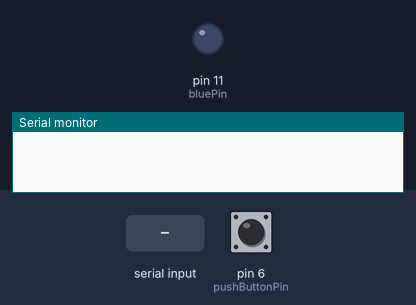
The sketch below on a simulated Arduino Uno, built with avr-gcc and run on an emulated ATmega328P. Shown: output pins drawn as LEDs (lit = HIGH), the last lines printed to the serial monitor. The test bench sets the inputs (shaded band); at power-on: pin 6 (pushButtonPin) HIGH. Pins used as bus, display or sensor lines are not drawn.

Above: at 1.2 s.
1.3 s: "LED OFF\n" received over the second serial link
At 1.6 s:
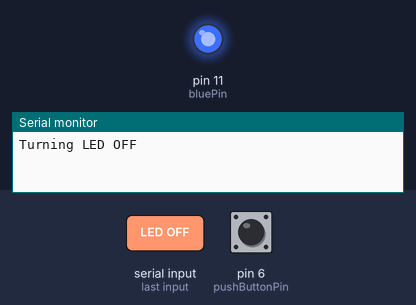
2.8 s: "LED Color#\n" received over the second serial link
At 4.0 s:
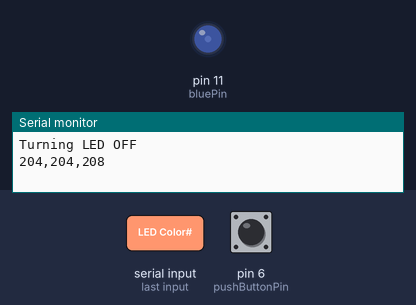
4.3 s: "LED OFF\n" received over the second serial link
At 5.1 s:
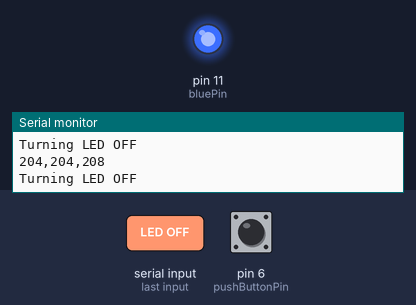
Timing chart, 0 to 7.3 s (numbered marks = the images above; inputs shaded):
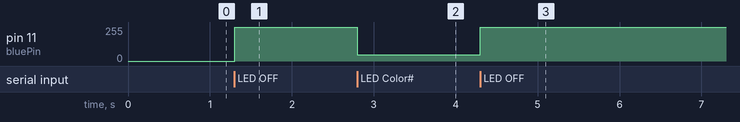

Measured:
- after the input at 1.3 s, pin 11 (bluePin): 0/255 → 255/255 at once
- after the input at 2.8 s, pin 11 (bluePin): 255/255 → 47/255 at once
- after the input at 4.3 s, pin 11 (bluePin): 47/255 → 255/255 at once

The sketch:

HM10_Bluetooth.ino
```cpp
#include <SoftwareSerial.h>

//Pins  ************************
//UART TO HM10 Module
const uint8_t bluRX_ardTXpin = 9;
const uint8_t bluTX_ardRXpin = 10;

//RGB LED
const uint8_t redPin = 9;
const uint8_t greenPin = 10;
const uint8_t bluePin = 11;
// Push Button
const uint8_t pushButtonPin = 6;

SoftwareSerial bluetooth(bluTX_ardRXpin, bluRX_ardTXpin);

//function prototypes
void checkBluetooth();

void setup() {
  bluetooth.begin(9600);
  Serial.begin(9600);
  pinMode(pushButtonPin, INPUT_PULLUP);
}

void loop() {

  checkBluetooth();//if something is coming at us


  if (!digitalRead(pushButtonPin)) {//send out
    bluetooth.print("Push Button");
    while (!digitalRead(pushButtonPin)) {}
    delay(20);
    bluetooth.print(" ");
  }


}

void checkBluetooth() {
  char charBuffer[20];//most we would ever see
  if (bluetooth.available() > 0) {
    int numberOfBytesReceived = bluetooth.readBytesUntil('\n', charBuffer, 19);
    charBuffer[numberOfBytesReceived] = NULL;
    //    Serial.print("Received: ");
    //    Serial.println(charBuffer);

    if (strstr(charBuffer, "LED OFF") == &charBuffer[0]) {
      Serial.println("Turning LED OFF");
      analogWrite(redPin, 255);
      analogWrite(greenPin, 255);
      analogWrite(bluePin, 255);

    } else if (strstr(charBuffer, "LED Color#") == &charBuffer[0]) {
      char hexColorString[10] = "";
      strcpy(hexColorString, &charBuffer[strlen("LED Color#")]);
      unsigned long colorInt = 0;
      //http://www.asciitable.com
      for (int i = 0; i < 6; i++) {
        if (hexColorString[i] < 97) { //number parts
          colorInt = colorInt + (((long)hexColorString[i] - 48) << ((5 - i) * 4));
        } else { //letter in hex parts
          colorInt = colorInt + (((long)hexColorString[i] - 97  + 10) << ((5 - i) * 4));
        }
      }

      //Serial.println(colorInt);
      byte redColor = colorInt >> (16);

      analogWrite(redPin, ~redColor);

      byte greenColor = colorInt >> (8);
      analogWrite(greenPin, ~greenColor);
      //Serial.println(greenColor);
      byte blueColor = colorInt;
      analogWrite(bluePin, ~blueColor);

      Serial.print(redColor);
      Serial.print(",");
      Serial.print(greenColor);
      Serial.print(",");
      Serial.println(blueColor);
    }
  }
}
```
